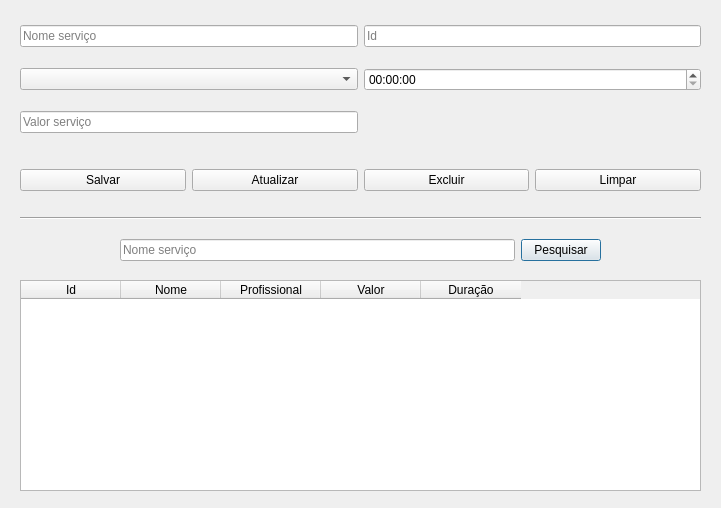
<?xml version="1.0" encoding="UTF-8"?>
<ui version="4.0">
 <class>Dialog</class>
 <widget class="QDialog" name="Dialog">
  <property name="windowModality">
   <enum>Qt::WindowModal</enum>
  </property>
  <property name="geometry">
   <rect>
    <x>0</x>
    <y>0</y>
    <width>721</width>
    <height>508</height>
   </rect>
  </property>
  <property name="windowTitle">
   <string>Dialog</string>
  </property>
  <widget class="QWidget" name="layoutWidget_4">
   <property name="geometry">
    <rect>
     <x>120</x>
     <y>230</y>
     <width>481</width>
     <height>41</height>
    </rect>
   </property>
   <layout class="QHBoxLayout" name="horizontalLayout_7">
    <item>
     <widget class="QLineEdit" name="lineEdit_9">
      <property name="placeholderText">
       <string>Nome serviço</string>
      </property>
      <property name="clearButtonEnabled">
       <bool>true</bool>
      </property>
     </widget>
    </item>
    <item>
     <widget class="QPushButton" name="pushButton_15">
      <property name="text">
       <string>Pesquisar</string>
      </property>
     </widget>
    </item>
   </layout>
  </widget>
  <widget class="QWidget" name="layoutWidget_5">
   <property name="geometry">
    <rect>
     <x>20</x>
     <y>155</y>
     <width>681</width>
     <height>51</height>
    </rect>
   </property>
   <layout class="QHBoxLayout" name="horizontalLayout_8">
    <item>
     <widget class="QPushButton" name="pushButton_17">
      <property name="text">
       <string>Salvar</string>
      </property>
     </widget>
    </item>
    <item>
     <widget class="QPushButton" name="pushButton_18">
      <property name="text">
       <string>Atualizar</string>
      </property>
     </widget>
    </item>
    <item>
     <widget class="QPushButton" name="pushButton_19">
      <property name="text">
       <string>Excluir</string>
      </property>
     </widget>
    </item>
    <item>
     <widget class="QPushButton" name="pushButton_21">
      <property name="text">
       <string>Limpar</string>
      </property>
     </widget>
    </item>
   </layout>
  </widget>
  <widget class="Line" name="line_3">
   <property name="geometry">
    <rect>
     <x>20</x>
     <y>210</y>
     <width>681</width>
     <height>16</height>
    </rect>
   </property>
   <property name="orientation">
    <enum>Qt::Horizontal</enum>
   </property>
  </widget>
  <widget class="QTableWidget" name="tableWidget_3">
   <property name="geometry">
    <rect>
     <x>20</x>
     <y>280</y>
     <width>681</width>
     <height>211</height>
    </rect>
   </property>
   <column>
    <property name="text">
     <string>Id</string>
    </property>
   </column>
   <column>
    <property name="text">
     <string>Nome</string>
    </property>
   </column>
   <column>
    <property name="text">
     <string>Profissional</string>
    </property>
   </column>
   <column>
    <property name="text">
     <string>Valor</string>
    </property>
   </column>
   <column>
    <property name="text">
     <string>Duração</string>
    </property>
   </column>
  </widget>
  <widget class="QWidget" name="layoutWidget_6">
   <property name="geometry">
    <rect>
     <x>20</x>
     <y>10</y>
     <width>681</width>
     <height>141</height>
    </rect>
   </property>
   <layout class="QHBoxLayout" name="horizontalLayout_9">
    <item>
     <layout class="QVBoxLayout" name="verticalLayout_5">
      <item>
       <widget class="QLineEdit" name="lineEdit_11">
        <property name="placeholderText">
         <string>Nome serviço</string>
        </property>
        <property name="clearButtonEnabled">
         <bool>true</bool>
        </property>
       </widget>
      </item>
      <item>
       <widget class="QComboBox" name="comboBox_7">
        <property name="placeholderText">
         <string>Selecionar profissional</string>
        </property>
       </widget>
      </item>
      <item>
       <widget class="QLineEdit" name="lineEdit_6">
        <property name="placeholderText">
         <string>Valor serviço</string>
        </property>
        <property name="clearButtonEnabled">
         <bool>true</bool>
        </property>
       </widget>
      </item>
     </layout>
    </item>
    <item>
     <layout class="QVBoxLayout" name="verticalLayout_6">
      <item>
       <widget class="QLineEdit" name="lineEdit_12">
        <property name="placeholderText">
         <string>Id</string>
        </property>
       </widget>
      </item>
      <item>
       <widget class="QTimeEdit" name="timeEdit"/>
      </item>
      <item>
       <spacer name="verticalSpacer">
        <property name="orientation">
         <enum>Qt::Vertical</enum>
        </property>
        <property name="sizeType">
         <enum>QSizePolicy::Fixed</enum>
        </property>
        <property name="sizeHint" stdset="0">
         <size>
          <width>20</width>
          <height>45</height>
         </size>
        </property>
       </spacer>
      </item>
     </layout>
    </item>
   </layout>
  </widget>
 </widget>
 <resources/>
 <connections/>
</ui>
